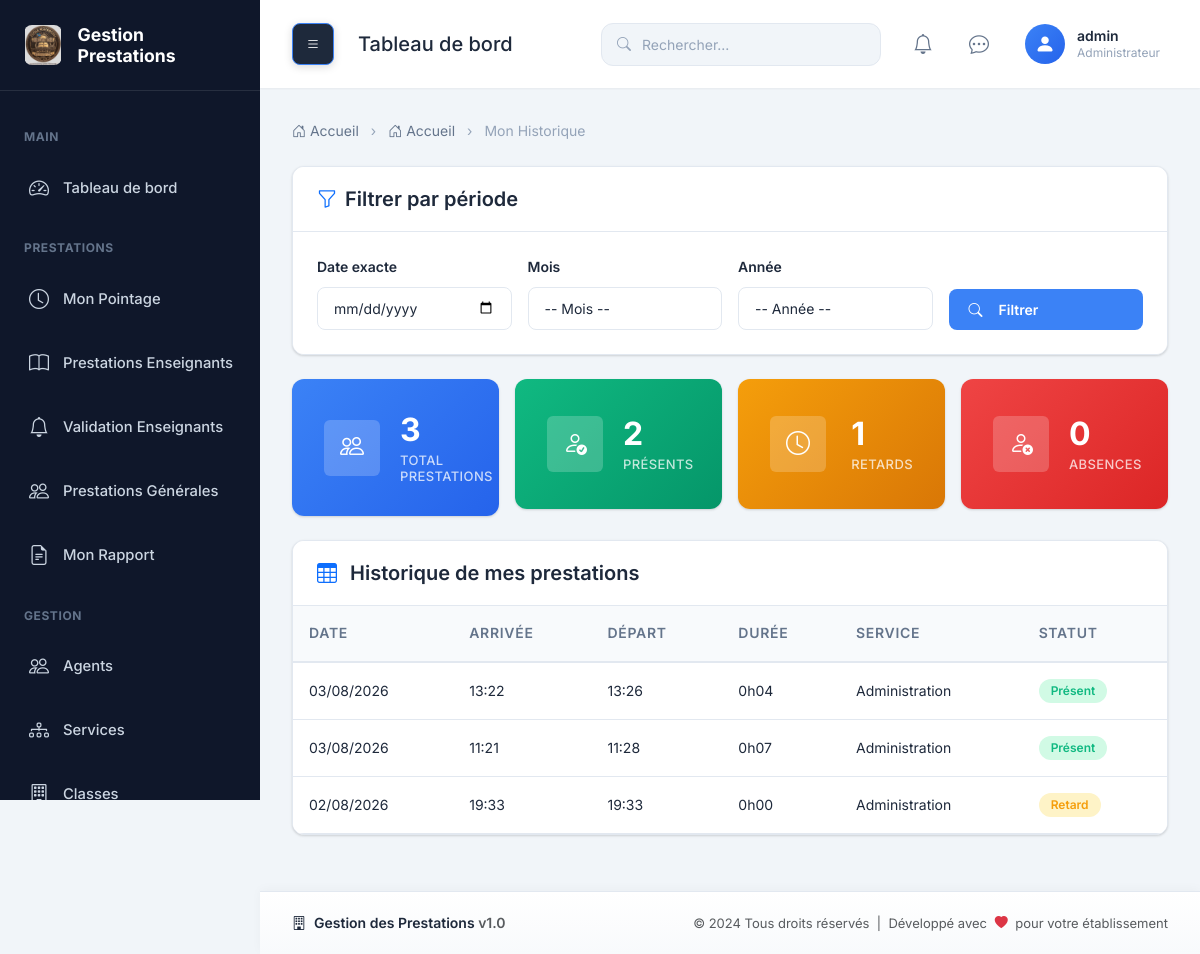
/mon-historique/ (signed in), run on an earlier commit of the app's database.
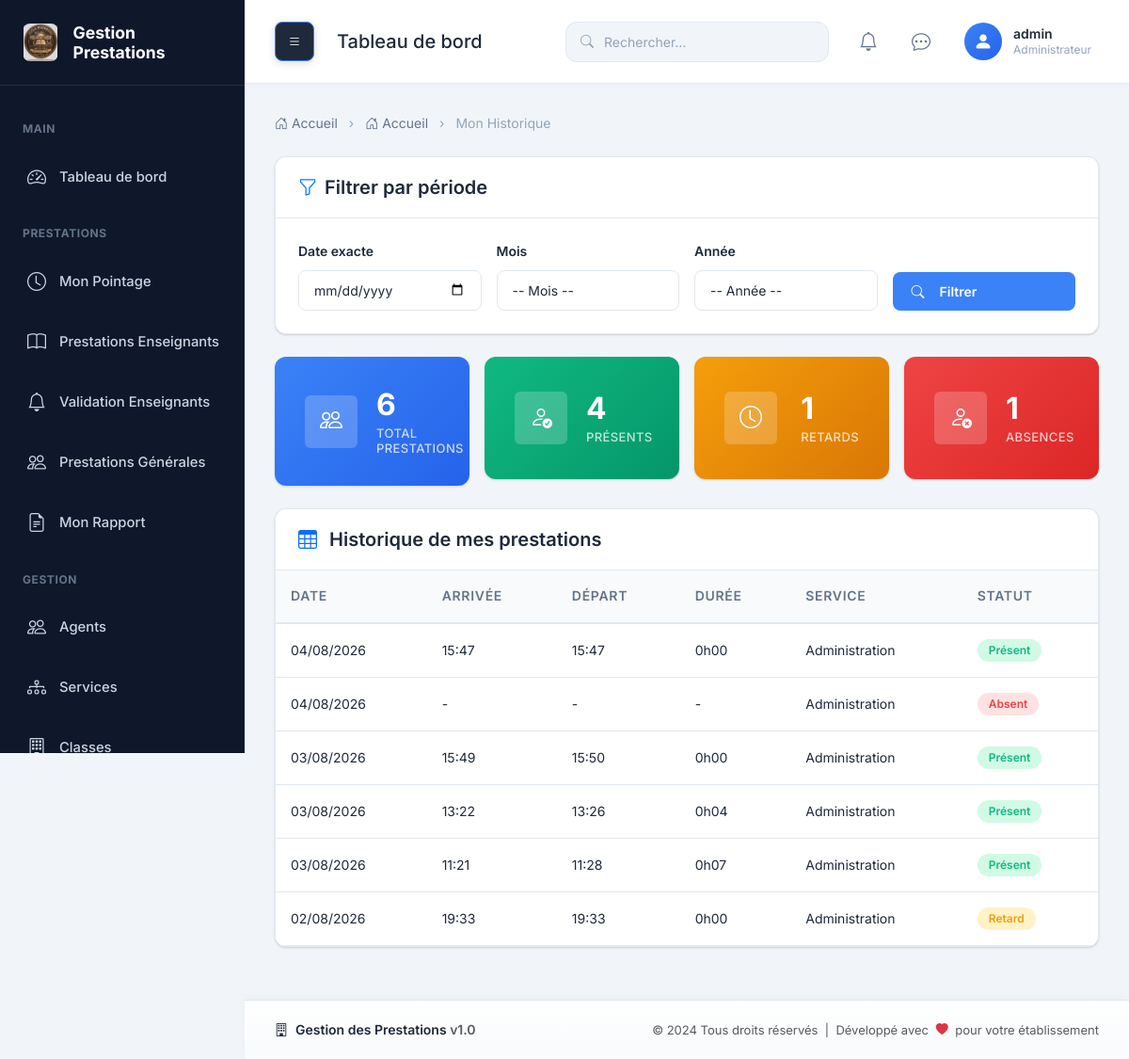
And on a later commit of the database.
### prestation/models.py (models this page shows, shortened)
class Utilisateur(models.Model):
    ROLE_CHOICES = (
        ('ADMIN', 'Administrateur'),
        ('SECRETAIRE', 'Secrétaire'),
        ('ENSEIGNANT', 'Enseignant'),
        ('AGENT', 'Agent'),
    )
    user = models.OneToOneField(
        User,
        on_delete=models.CASCADE,
        related_name='utilisateur'
    )
    agent = models.OneToOneField(
        'Agent',
        on_delete=models.CASCADE,
        related_name='utilisateur'
    )
    role = models.CharField(
        max_length=20,
        choices=ROLE_CHOICES
    )
    created_at = models.DateTimeField(auto_now_add=True)
    updated_at = models.DateTimeField(auto_now=True)
    must_change_password = models.BooleanField(
        default=True,
        help_text='Indique si l\'utilisateur doit changer son mot de passe à la prochaine connexion'
    )
    mot_de_passe_temporaire = models.CharField(
        max_length=100,
        blank=True,
        default='',
        help_text='Mot de passe temporaire visible par l\'administrateur (effacé après changement par l\'utilisateur)'
    )
    two_factor_secret = models.CharField(
        max_length=64,
        blank=True,
        default='',
        help_text='Clé secrète pour Google Authenticator (2FA)'
    )
    two_factor_enabled = models.BooleanField(
        default=False,
        help_text='Indique si le 2FA est activé pour cet utilisateur'
    )
    class Meta:
        ordering = ['user__username']
        verbose_name = 'Utilisateur'
        verbose_name_plural = 'Utilisateurs'
        indexes = [
            models.Index(fields=['role']),
        ]

class Prestation(models.Model):
    STATUS_PRESENT = 'PRESENT'
    STATUS_RETARD = 'RETARD'
    STATUS_ABSENT = 'ABSENT'
    STATUS_EN_COURS = 'EN_COURS'
    STATUT = (
        (STATUS_PRESENT, 'Présent'),
        (STATUS_RETARD, 'Retard'),
        (STATUS_ABSENT, 'Absent'),
        (STATUS_EN_COURS, 'En cours'),
    )
    session = models.ForeignKey(
        SessionPrestation,
        on_delete=models.CASCADE,
        related_name="prestations",
        null=True,
        blank=True
    )
    agent = models.ForeignKey(
        'Agent',
        on_delete=models.PROTECT,
        related_name="prestations"
    )
    date = models.DateField()
    heure_arrivee = models.TimeField(
        blank=True,
        null=True
    )
    heure_depart = models.TimeField(
        blank=True,
        null=True
    )
    statut = models.CharField(
        max_length=20,
        choices=STATUT
    )
    observation = models.TextField(
        blank=True,
        null=True
    )
    created_at = models.DateTimeField(auto_now_add=True)
    updated_at = models.DateTimeField(auto_now=True)
    class Meta:
        ordering = ['-date', '-heure_arrivee']
        verbose_name = 'Prestation'
        verbose_name_plural = 'Prestations'
        indexes = [
            models.Index(fields=['agent', 'date']),
            models.Index(fields=['date']),
            models.Index(fields=['statut']),
        ]
        constraints = []
    def duree_prestation(self):
        if self.heure_depart and self.heure_arrivee:
            from datetime import datetime
            arrivee = datetime.combine(self.date, self.heure_arrivee)
            depart = datetime.combine(self.date, self.heure_depart)
            duree = depart - arrivee
            heures = duree.seconds // 3600
            minutes = (duree.seconds % 3600) // 60
            return f"{heures}h{minutes:02d}"
        return None

class Agent(models.Model):
    SEXE_CHOICES = (
        ('M', 'Masculin'),
        ('F', 'Féminin'),
    )
    TYPE_AGENT = (
        ('ENSEIGNANT', 'Enseignant'),
        ('ADMINISTRATIF', 'Administratif'),
        ('DISCIPLINE', 'Préfet de discipline'),
    )
    matricule_validator = RegexValidator(
        regex=r'^[A-Z0-9]{3,20}$',
        message='Le matricule doit contenir 3 à 20 caractères alphanumériques en majuscules.'
    )
    phone_validator = RegexValidator(
        regex=r'^\+?[\d\s\-\(\)]{8,20}$',
        message='Numéro de téléphone invalide. Format attendu: +243 81 234 5678'
    )
    matricule = models.CharField(
        max_length=20,
        unique=True,
        validators=[matricule_validator]
    )
    nom = models.CharField(max_length=100)
    postnom = models.CharField(max_length=100)
    prenom = models.CharField(max_length=100)
    sexe = models.CharField(max_length=10, choices=SEXE_CHOICES)
    telephone = models.CharField(
        max_length=30,
        validators=[phone_validator]
    )
    email = models.EmailField()
    adresse = models.CharField(max_length=255)
    photo = models.ImageField(upload_to='agents/', blank=True, null=True)
    type_agent = models.CharField(
        max_length=20,
        choices=TYPE_AGENT
    )
    etat = models.BooleanField(default=True)
    service = models.ForeignKey(
        Service,
        on_delete=models.PROTECT,
        related_name="agents"
    )
    date_naissance = models.DateField(null=True, blank=True)
    lieu_naissance = models.CharField(max_length=100, blank=True)
    nationalite = models.CharField(max_length=50, default='Congolaise')
    province_origine = models.CharField(max_length=100, blank=True)
    territoire_origine = models.CharField(max_length=100, blank=True)
    secteur = models.CharField(max_length=100, blank=True)
    groupement = models.CharField(max_length=100, blank=True)
    village_origine = models.CharField(max_length=100, blank=True)
    created_at = models.DateTimeField(auto_now_add=True)
    updated_at = models.DateTimeField(auto_now=True)
    class Meta:
        ordering = ['nom', 'postnom', 'prenom']
        verbose_name = 'Agent'
        verbose_name_plural = 'Agents'
        indexes = [
            models.Index(fields=['matricule']),
            models.Index(fields=['type_agent']),
            models.Index(fields=['service']),
        ]
        constraints = [
            models.UniqueConstraint(
                fields=['email'],
                name='unique_agent_email'
            ),
        ]

class Service(models.Model):
    nom = models.CharField(max_length=100, unique=True)
    description = models.TextField(blank=True)
    created_at = models.DateTimeField(auto_now_add=True)
    updated_at = models.DateTimeField(auto_now=True)
    class Meta:
        ordering = ['nom']
        verbose_name = 'Service'
        verbose_name_plural = 'Services'
        indexes = [
            models.Index(fields=['nom']),
        ]

### prestation/views.py (the view)
# urls.py: path('mon-historique/', views.mon_historique, name='mon_historique'),
@login_required
def mon_historique(request):
    agent = request.user.utilisateur.agent
    today = date.today()
    date_filter = request.GET.get('date', '')
    mois_filter = request.GET.get('mois', '')
    annee_filter = request.GET.get('annee', '')
    statut_filter = request.GET.get('statut', '')
    queryset = Prestation.objects.filter(agent=agent)
    if date_filter:
        queryset = queryset.filter(date=date_filter)
    elif mois_filter and annee_filter:
        queryset = queryset.filter(date__year=annee_filter, date__month=mois_filter)
    elif annee_filter:
        queryset = queryset.filter(date__year=annee_filter)
    if statut_filter:
        queryset = queryset.filter(statut=statut_filter)
    stats = {
        'total_prestations': queryset.count(),
        'agents_presents': queryset.filter(statut='PRESENT').count(),
        'agents_retard': queryset.filter(statut='RETARD').count(),
        'agents_absents': queryset.filter(statut='ABSENT').count(),
    }
    prestations = queryset.select_related('agent', 'agent__service').order_by('-date', '-heure_arrivee')[:50]
    annees_disponibles = Prestation.objects.filter(agent=agent).dates('date', 'year')
    annees_list = [d.year for d in annees_disponibles]
    mois_choices = [
        ('01', 'Janvier'), ('02', 'Février'), ('03', 'Mars'), ('04', 'Avril'),
        ('05', 'Mai'), ('06', 'Juin'), ('07', 'Juillet'), ('08', 'Août'),
        ('09', 'Septembre'), ('10', 'Octobre'), ('11', 'Novembre'), ('12', 'Décembre')
    ]
    context = {
        'prestations': prestations,
        'stats': stats,
        'agent': agent,
        'date_filter': date_filter,
        'mois_filter': mois_filter,
        'annee_filter': annee_filter,
        'statut_filter': statut_filter,
        'annees_list': annees_list,
        'mois_choices': mois_choices,
    }
    return render(request, 'prestation/mon_historique.html', context)

### prestation/templates/prestation/mon_historique.html (shortened to what this page needs)
{% extends 'base.html' %}
{% load static %}
{% block breadcrumb %}
<li class="breadcrumb-item"><a href="{% url 'dashboard' %}"><i class="bi bi-house-door"></i> Accueil</a></li>
<li class="breadcrumb-item active" aria-current="page">Mon Historique</li>
{% endblock %}
{% block content %}
<div class="card mb-4">
    <div class="card-header">
        <h5 class="mb-0"><i class="bi bi-funnel me-2 text-primary"></i>Filtrer par période</h5>
    </div>
    <div class="card-body">
        <form method="get" class="row g-3">
            <div class="col-md-3">
                <label for="date" class="form-label">Date exacte</label>
                <input type="date" class="form-control" id="date" name="date" value="{{ date_filter }}">
            </div>
            <div class="col-md-3">
                <label for="mois" class="form-label">Mois</label>
                <select class="form-select" id="mois" name="mois">
                    <option value="">-- Mois --</option>
                </select>
            </div>
            <div class="col-md-3">
                <label for="annee" class="form-label">Année</label>
                <select class="form-select" id="annee" name="annee">
                    <option value="">-- Année --</option>
                </select>
            </div>
            <div class="col-md-3 d-flex align-items-end">
                <button type="submit" class="btn btn-primary w-100">
                    <i class="bi bi-search me-2"></i>Filtrer
                </button>
            </div>
        </form>
    </div>
</div>
<div class="row g-3 mb-4">
    <div class="col-md-3">
        <div class="stat-card stat-card-small primary">
            <div class="stat-icon-sm"><i class="bi bi-people"></i></div>
            <div class="stat-info-sm">
                <h3>{{ stats.total_prestations }}</h3>
                <h6>Total Prestations</h6>
            </div>
        </div>
    </div>
    <div class="col-md-3">
        <a href="?statut=PRESENT{% if mois_filter %}&mois={{ mois_filter }}{% endif %}{% if annee_filter %}&annee={{ annee_filter }}{% endif %}" class="text-decoration-none">
            <div class="stat-card stat-card-small success hover-card">
                <div class="stat-icon-sm"><i class="bi bi-person-check"></i></div>
                <div class="stat-info-sm">
                    <h3>{{ stats.agents_presents }}</h3>
                    <h6>Présents</h6>
                </div>
            </div>
        </a>
    </div>
    <div class="col-md-3">
        <a href="?statut=RETARD{% if mois_filter %}&mois={{ mois_filter }}{% endif %}{% if annee_filter %}&annee={{ annee_filter }}{% endif %}" class="text-decoration-none">
            <div class="stat-card stat-card-small warning hover-card">
                <div class="stat-icon-sm"><i class="bi bi-clock"></i></div>
                <div class="stat-info-sm">
                    <h3>{{ stats.agents_retard }}</h3>
                    <h6>Retards</h6>
                </div>
            </div>
        </a>
    </div>
    <div class="col-md-3">
        <a href="?statut=ABSENT{% if mois_filter %}&mois={{ mois_filter }}{% endif %}{% if annee_filter %}&annee={{ annee_filter }}{% endif %}" class="text-decoration-none">
            <div class="stat-card stat-card-small danger hover-card">
                <div class="stat-icon-sm"><i class="bi bi-person-x"></i></div>
                <div class="stat-info-sm">
                    <h3>{{ stats.agents_absents }}</h3>
                    <h6>Absences</h6>
                </div>
            </div>
        </a>
    </div>
</div>
<div class="card">
    <div class="card-header">
        <h5 class="mb-0">
            <i class="bi bi-table me-2 text-primary"></i>
            {% if statut_filter %}
                {% if statut_filter == 'PRESENT' %}Jours où vous étiez présent{% elif statut_filter == 'RETARD' %}Jours où vous étiez en retard{% elif statut_filter == 'ABSENT' %}Jours où vous étiez absent{% endif %}
            {% else %}
                Historique de mes prestations
            {% endif %}
        </h5>
    </div>
    <div class="card-body p-0">
        <div class="table-responsive">
            <table class="table table-hover mb-0">
                <thead>
                    <tr>
                        <th>Date</th>
                        <th>Arrivée</th>
                        <th>Départ</th>
                        <th>Durée</th>
                        <th>Service</th>
                        <th>Statut</th>
                    </tr>
                </thead>
                <tbody>
                    {% for prestation in prestations %}
                    <tr>
                        <td>{{ prestation.date|date:"d/m/Y" }}</td>
                        <td>{{ prestation.heure_arrivee|time:"H:i"|default:"-" }}</td>
                        <td>{{ prestation.heure_depart|time:"H:i"|default:"-" }}</td>
                        <td>{{ prestation.duree_prestation|default:"-" }}</td>
                        <td>{{ prestation.agent.service.nom }}</td>
                        <td>
                            <span class="badge badge-{% if prestation.statut == 'PRESENT' %}success{% elif prestation.statut == 'RETARD' %}warning{% elif prestation.statut == 'ABSENT' %}danger{% else %}secondary{% endif %}">
                                {{ prestation.get_statut_display }}
                            </span>
                        </td>
                    </tr>
                    {% empty %}
                    <tr>
                        <td colspan="6" class="text-center py-4 text-muted">Aucune prestation enregistrée</td>
                    </tr>
                    {% endfor %}
                </tbody>
            </table>
        </div>
    </div>
</div>
{% endblock %}

### prestation/templates/components/navbar.html (shortened to what this page needs)
{% load static %}
<nav class="navbar">
    <div class="navbar-left">
        <button class="navbar-toggle-desktop" id="sidebarToggle" title="Afficher/masquer le menu">
            <i class="bi bi-list"></i>
        </button>
        <h5 class="mb-0">{% block page_title %}Tableau de bord{% endblock %}</h5>
    </div>
    <div class="navbar-right">
        <div class="navbar-search">
            <i class="bi bi-search"></i>
            <input type="text" class="form-control" placeholder="Rechercher...">
        </div>
        <div class="navbar-actions">
            <a href="{% url 'notifications' %}" class="navbar-action" title="Notifications">
                <i class="bi bi-bell"></i>
            </a>
            <a href="{% url 'messages' %}" class="navbar-action" title="Messages">
                <i class="bi bi-chat-dots"></i>
            </a>
            <div class="navbar-user" id="userDropdown">
                {% if user.utilisateur.agent.photo %}
                    <img src="{{ user.utilisateur.agent.photo.url }}" alt="{{ user.username }}">
                {% else %}
                    <div class="navbar-user-avatar">
                        <i class="bi bi-person-fill"></i>
                    </div>
                {% endif %}
                <div class="navbar-user-info">
                    <div class="navbar-user-name">{{ user.username }}</div>
                    <div class="navbar-user-role">{{ user.utilisateur.get_role_display }}</div>
                </div>
            </div>
        </div>
    </div>
</nav>

What changed in the data, as far as the page shows it:
added Prestation: date "04/08/2026", heure_arrivee "15:47", heure_depart "15:47", duree_prestation "0h00", agent.service.nom "Administration", statut "Présent"
added Prestation: date "04/08/2026", heure_arrivee "-", heure_depart "-", duree_prestation "-", agent.service.nom "Administration", statut "Absent"
added Prestation: date "03/08/2026", heure_arrivee "15:49", heure_depart "15:50", duree_prestation "0h00", agent.service.nom "Administration", statut "Présent"
Also different on the page:
{{ stats.total_prestations }}: "3" → "6"
{{ stats.agents_presents }}: "2" → "4"
{{ stats.agents_absents }}: "0" → "1"
